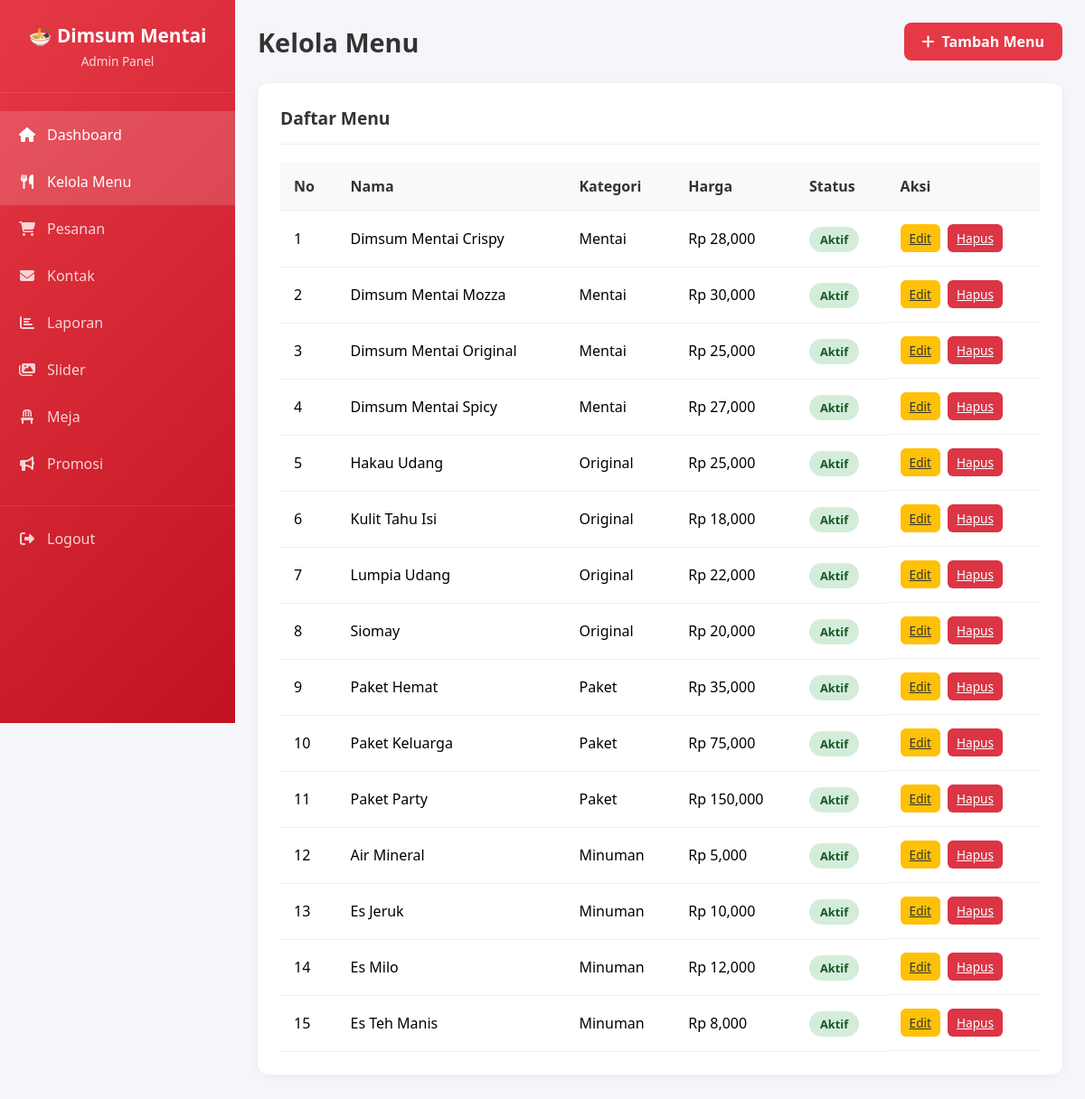
Screenshot of /admin/dashboard.php?page=menu (signed in) with the database file from the repository.
### tables this page shows
CREATE TABLE IF NOT EXISTS menu (
    id INT AUTO_INCREMENT PRIMARY KEY,
    nama VARCHAR(100) NOT NULL,
    kategori ENUM('mentai', 'original', 'paket', 'minuman') NOT NULL,
    deskripsi TEXT,
    harga INT NOT NULL,
    `portion` VARCHAR(50),
    gambar VARCHAR(255),
    status ENUM('aktif', 'nonaktif') DEFAULT 'aktif',
    created_at TIMESTAMP DEFAULT CURRENT_TIMESTAMP,
    updated_at TIMESTAMP DEFAULT CURRENT_TIMESTAMP ON UPDATE CURRENT_TIMESTAMP
);

### admin/pages/menu.php (the view, shortened to what this page needs)
<div class="page-header">
    <h1>Kelola Menu</h1>
    <a href="?page=menu_tambah" class="btn btn-primary">
        <i class="fas fa-plus"></i> Tambah Menu
    </a>
</div>
<div class="card">
    <div class="card-header">
        <h3>Daftar Menu</h3>
    </div>
    <div class="table-responsive">
        <table>
            <thead>
                <tr>
                    <th>No</th>
                    <th>Nama</th>
                    <th>Kategori</th>
                    <th>Harga</th>
                    <th>Status</th>
                    <th>Aksi</th>
                </tr>
            </thead>
            <tbody>
                <?php
                $no = 1;
                $menu_list = $conn->query("SELECT * FROM menu ORDER BY kategori, nama");
                while($menu = $menu_list->fetch_assoc()):
                ?>
                <tr>
                    <td><?php echo $no++; ?></td>
                    <td><?php echo $menu['nama']; ?></td>
                    <td><?php echo ucfirst($menu['kategori']); ?></td>
                    <td>Rp <?php echo number_format($menu['harga']); ?></td>
                    <td><span class="status <?php echo $menu['status']; ?>"><?php echo ucfirst($menu['status']); ?></span></td>
                    <td class="actions">
                        <a href="?page=menu_edit&id=<?php echo $menu['id']; ?>" class="edit">Edit</a>
                        <a href="?page=menu&delete=<?php echo $menu['id']; ?>" class="delete" onclick="return confirm('Yakin hapus menu ini?')">Hapus</a>
                    </td>
                </tr>
                <?php endwhile; ?>
            </tbody>
        </table>
    </div>
</div>

### admin/dashboard.php (shortened to what this page needs)
<!DOCTYPE html>
<html lang="id">
<head>
    <link rel="stylesheet" href="css/dashboard.css">
    <link rel="stylesheet" href="https://cdnjs.cloudflare.com/ajax/libs/font-awesome/6.4.0/css/all.min.css">
</head>
<body>
    <?php
    include '../config/database.php';
    ?>
    <div class="admin-container">
        <aside class="sidebar">
            <div class="sidebar-header">
                <h2>🍜 Dimsum Mentai</h2>
                <p>Admin Panel</p>
            </div>
            <nav class="sidebar-nav">
                <a href="?page=dashboard" class="nav-item active">
                    <i class="fas fa-home"></i> Dashboard
                </a>
                <a href="?page=menu" class="nav-item">
                    <i class="fas fa-utensils"></i> Kelola Menu
                </a>
                <a href="?page=pesanan" class="nav-item">
                    <i class="fas fa-shopping-cart"></i> Pesanan
                </a>
                <a href="?page=kontak" class="nav-item">
                    <i class="fas fa-envelope"></i> Kontak
                </a>
                <a href="?page=laporan" class="nav-item">
                    <i class="fas fa-chart-bar"></i> Laporan
                </a>
                <a href="?page=slider" class="nav-item">
                    <i class="fas fa-images"></i> Slider
                </a>
                <a href="?page=meja" class="nav-item">
                    <i class="fas fa-chair"></i> Meja
                </a>
                <a href="?page=promosi" class="nav-item">
                    <i class="fas fa-bullhorn"></i> Promosi
                </a>
                <a href="logout.php" class="nav-item logout">
                    <i class="fas fa-sign-out-alt"></i> Logout
                </a>
            </nav>
        </aside>
        <main class="main-content">
            <?php
            $page = isset($_GET['page']) ? $_GET['page'] : 'dashboard';
            switch($page):
                case 'menu':
                    include 'pages/menu.php';
                    break;
            endswitch;
            ?>
        </main>
    </div>
</body>
</html>

### admin/css/dashboard.css (style rules this page uses)
* { margin: 0; padding: 0; box-sizing: border-box; }
body { font-family: 'Segoe UI', Tahoma, Geneva, Verdana, sans-serif; background: #f5f6fa; }
.admin-container { display: flex; min-height: 100vh; }
.sidebar { width: 260px; background: linear-gradient(135deg, #e63946 0%, #c1121f 100%); color: #fff; position: fixed; height: 100vh; overflow-y: auto; }
.sidebar-header { padding: 25px 20px; border-bottom: 1px solid rgba(255,255,255,0.1); text-align: center; }
.sidebar-header h2 { font-size: 1.3rem; margin-bottom: 5px; }
.sidebar-header p { font-size: 0.85rem; opacity: 0.8; }
.sidebar-nav { padding: 20px 0; }
.nav-item { display: flex; align-items: center; padding: 15px 20px; color: rgba(255,255,255,0.8); text-decoration: none; transition: all 0.3s; gap: 12px; }
.nav-item:hover, .nav-item.active { background: rgba(255,255,255,0.15); color: #fff; }
.nav-item i { width: 20px; text-align: center; }
.nav-item.logout { margin-top: 20px; border-top: 1px solid rgba(255,255,255,0.1); padding-top: 25px; }
.main-content { flex: 1; margin-left: 260px; padding: 25px; }
.page-header { display: flex; justify-content: space-between; align-items: center; margin-bottom: 25px; }
.page-header h1 { font-size: 1.8rem; color: #333; }
.btn { padding: 10px 20px; border: none; border-radius: 8px; cursor: pointer; font-weight: 600; transition: all 0.3s; text-decoration: none; display: inline-flex; align-items: center; gap: 8px; }
.btn-primary { background: #e63946; color: #fff; }
.card { background: #fff; border-radius: 12px; padding: 25px; box-shadow: 0 2px 10px rgba(0,0,0,0.05); margin-bottom: 25px; }
.card-header { display: flex; justify-content: space-between; align-items: center; margin-bottom: 20px; padding-bottom: 15px; border-bottom: 1px solid #eee; }
.card-header h3 { color: #333; font-size: 1.2rem; }
.table-responsive { overflow-x: auto; }
table { width: 100%; border-collapse: collapse; }
th, td { padding: 15px; text-align: left; border-bottom: 1px solid #eee; }
th { background: #f8f9fa; font-weight: 600; color: #333; }
.status { padding: 5px 12px; border-radius: 20px; font-size: 0.8rem; font-weight: 600; }
.status.aktif { background: #d4edda; color: #155724; }
.actions { display: flex; gap: 8px; }
.actions a, .actions button { padding: 6px 10px; border: none; border-radius: 6px; cursor: pointer; font-size: 0.85rem; transition: all 0.2s; }
.actions .edit { background: #ffc107; color: #333; }
.actions .delete { background: #dc3545; color: #fff; }

### rows the page displays
menu: nama "Dimsum Mentai Crispy", kategori "Mentai", harga "28,000", status "Aktif"
menu: nama "Dimsum Mentai Mozza", kategori "Mentai", harga "30,000", status "Aktif"
menu: nama "Dimsum Mentai Original", kategori "Mentai", harga "25,000", status "Aktif"
menu: nama "Dimsum Mentai Spicy", kategori "Mentai", harga "27,000", status "Aktif"
menu: nama "Hakau Udang", kategori "Original", harga "25,000", status "Aktif"
menu: nama "Kulit Tahu Isi", kategori "Original", harga "18,000", status "Aktif"
menu: nama "Lumpia Udang", kategori "Original", harga "22,000", status "Aktif"
menu: nama "Siomay", kategori "Original", harga "20,000", status "Aktif"
menu: nama "Paket Hemat", kategori "Paket", harga "35,000", status "Aktif"
menu: nama "Paket Keluarga", kategori "Paket", harga "75,000", status "Aktif"
menu: nama "Paket Party", kategori "Paket", harga "150,000", status "Aktif"
menu: nama "Air Mineral", kategori "Minuman", harga "5,000", status "Aktif"
menu: nama "Es Jeruk", kategori "Minuman", harga "10,000", status "Aktif"
menu: nama "Es Milo", kategori "Minuman", harga "12,000", status "Aktif"
menu: nama "Es Teh Manis", kategori "Minuman", harga "8,000", status "Aktif"
